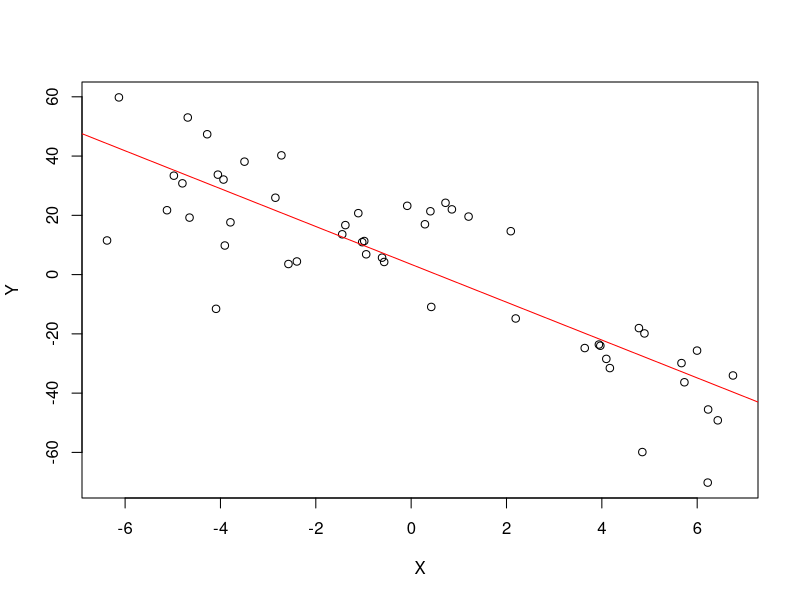
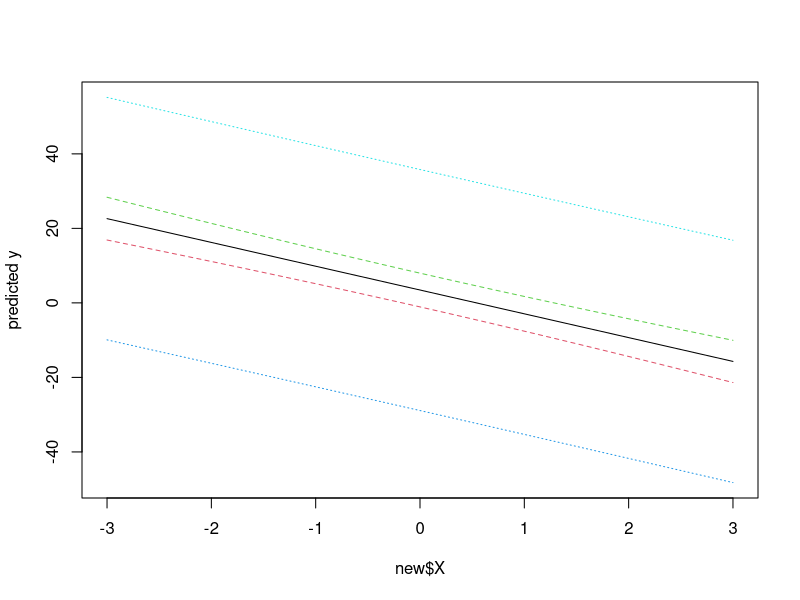
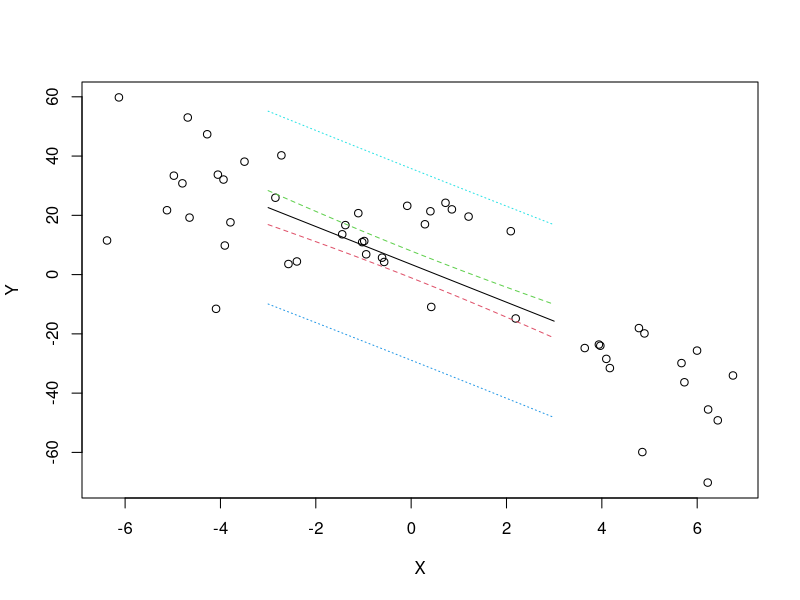
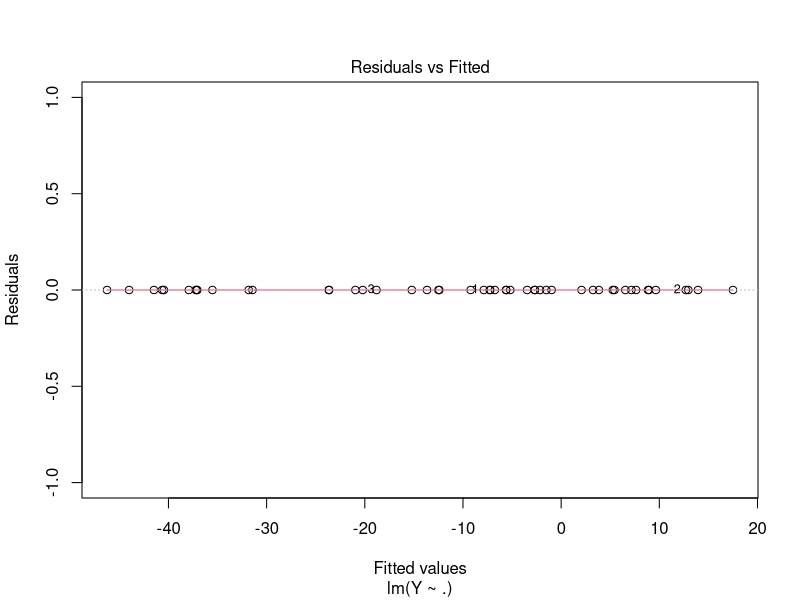

R code for these plots, in order: (Note: this script raises an error after producing the figures.)
#ASML - session 2___________________________________________________________________________________________

##simple linear regression

X = runif(50,-7,7)
Y = 5-6*X+rnorm(50, 0, 15)
plot(X,Y)
L = lm(Y~X)
abline(L,col='red')

help(predict.lm)

new = data.frame(X=seq(-3,3,0.1))
predict(L,new)
pred.w.plim <- predict(L, new, interval = "prediction")
pred.w.clim <- predict(L, new, interval = "confidence")
matplot(new$X, cbind(pred.w.clim, pred.w.plim[,-1]),
        lty = c(1,2,2,3,3), type = "l", ylab = "predicted y")

plot(X,Y)
matlines(new$X, cbind(pred.w.clim, pred.w.plim[,-1]),
        lty = c(1,2,2,3,3), type = "l", ylab = "predicted y")

##multiple linear regression

A = matrix(0, nrow=50, ncol=50)
A[,1] = rexp(50, 0.4)
A[,2] = rnorm(50, 3, 0.5)
A[,3] = rpois(50, 0.8)
A[,4] = runif(50, -5, 3)
A[,5:50]=matrix(rnorm(46*50), ncol=46)

Y = 3+2*A[,1]-5*A[,2]+7*A[,4]+rnorm(50)

L = lm(Y~.,data=as.data.frame(A))
L
summary(L)

X = cbind(rep(1, 50), A)
X

install.packages('Matrix')
library(Matrix)
rankMatrix(X)

L1 = lm(Y~.,data=as.data.frame(A[,1:48]))
L1
summary(L1)

sigmahat2 = sum((Y-predict(L))^2/(50-5))
sigmahat2
sqrt(sigmahat2)
plot(L)
hist(L$residuals, freq=FALSE)
